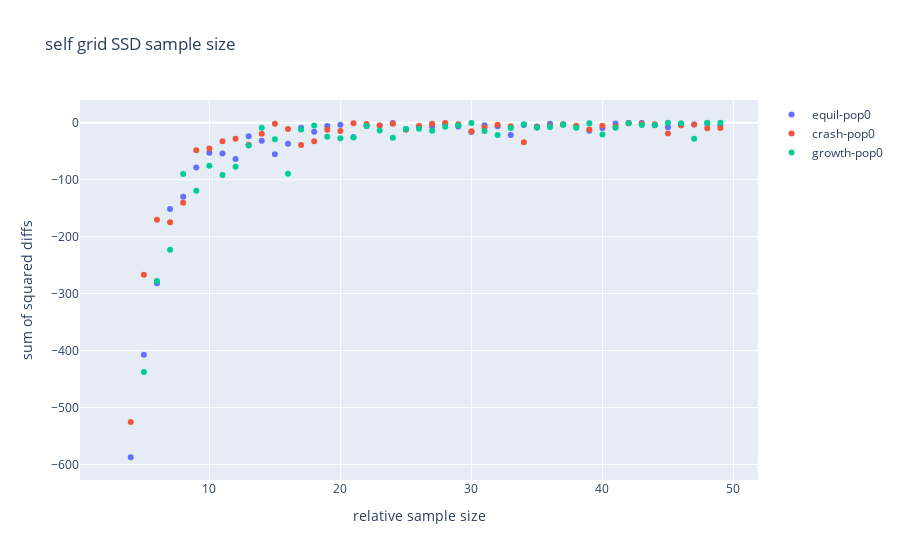

Here is the notebook cell this chart was saved with:
### Code cell
fig= [go.Scatter(
    x= thet[ep][pop]['sizes'],
    y= [np.log(x) for x in thet[ep][pop]['ts']],
    name= '-'.join([ep,pop]),
    mode= 'markers'
) for ep in thet.keys() for pop in thet[ep].keys()
]

layout= go.Layout(
    title= 'self grid SSD sample size',
    xaxis= dict(
        title= 'relative sample size'
    ),
    yaxis= dict(
        title= 'sum of squared diffs'
    )
)
Figure= go.Figure(data= fig,layout=layout)

iplot(Figure)

### Figure 1 — Plotly figure (JSON) as saved in the notebook; plotly's stock layout.template omitted (floating-point values rounded to 4 significant figures)
{"data": [{"mode": "markers", "name": "equil-pop0", "type": "scatter", "x": [3, 4, 5, 6, 7, 8, 9, 10, 11, 12, 13, 14, 15, 16, 17, 18, 19, 20, 21, 22, 23, 24, 25, 26, 27, 28, 29, 30, 31, 32, 33, 34, 35, 36, 37, 38, 39, 40, 41, 42, 43, 44, 45, 46, 47, 48, 49], "y": [null, -587.4, -407.6, -281.8, -151.5, -130.0, -78.59, -52.58, -54.23, -63.76, -23.52, -31.74, -55.46, -36.86, -8.931, -15.69, -5.586, -3.399, -25.22, -5.823, -4.978, -0.5021, -11.35, -8.423, -6.486, -1.957, -6.442, -16.12, -4.368, -6.291, -21.69, -3.844, -6.647, -1.875, -2.641, -6.859, -14.11, -9.295, -1.136, -0.2851, -0.4422, -4.592, -8.033, -2.587, -2.994, -1.286, -5.135]}, {"mode": "markers", "name": "crash-pop0", "type": "scatter", "x": [3, 4, 5, 6, 7, 8, 9, 10, 11, 12, 13, 14, 15, 16, 17, 18, 19, 20, 21, 22, 23, 24, 25, 26, 27, 28, 29, 30, 31, 32, 33, 34, 35, 36, 37, 38, 39, 40, 41, 42, 43, 44, 45, 46, 47, 48, 49], "y": [null, -525.3, -266.8, -170.5, -174.8, -140.5, -48.51, -45.15, -32.5, -28.2, -38.73, -19.25, -1.794, -10.86, -38.89, -32.36, -12.27, -14.55, -0.8561, -2.098, -4.782, -1.81, -12.28, -5.293, -1.985, -0.3707, -2.557, -15.0, -8.437, -3.374, -6.379, -34.4, -7.916, -6.203, -3.01, -5.273, -11.96, -5.127, -6.79, -1.037, -1.751, -2.664, -19.02, -4.907, -3.278, -9.903, -9.336]}, {"mode": "markers", "name": "growth-pop0", "type": "scatter", "x": [3, 4, 5, 6, 7, 8, 9, 10, 11, 12, 13, 14, 15, 16, 17, 18, 19, 20, 21, 22, 23, 24, 25, 26, 27, 28, 29, 30, 31, 32, 33, 34, 35, 36, 37, 38, 39, 40, 41, 42, 43, 44, 45, 46, 47, 48, 49], "y": [null, null, -437.6, -277.9, -222.9, -90.22, -119.5, -75.52, -91.97, -77.42, -39.94, -8.792, -29.0, -89.76, -12.02, -4.909, -24.64, -27.25, -25.9, -5.688, -13.69, -26.24, -10.82, -10.43, -13.95, -6.907, -4.722, -0.5676, -14.34, -21.59, -9.173, -2.483, -9.011, -7.326, -3.728, -8.924, -1.008, -20.85, -8.836, -0.7732, -3.8, -4.053, -0.03287, -0.7951, -28.15, -0.123, -0.1466]}], "layout": {"title": {"text": "self grid SSD sample size"}, "xaxis": {"title": {"text": "relative sample size"}}, "yaxis": {"title": {"text": "sum of squared diffs"}}}}
